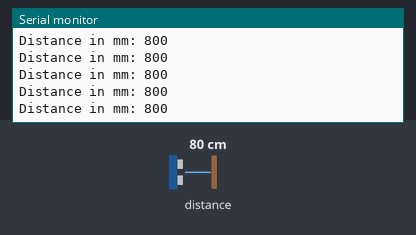
Bench run of a sketch on a simulated ESP32. Parts: the last lines printed to the serial monitor. The test bench sets the inputs (shaded band); at power-on: distance to the obstacle 80 cm.

Above: at 2.2 s.
2.3 s: distance to the obstacle set to 2 cm
At 3.3 s:
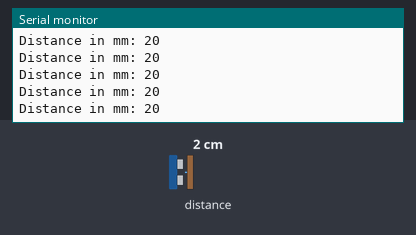
3.8 s: distance to the obstacle set to 4 cm
At 4.8 s:
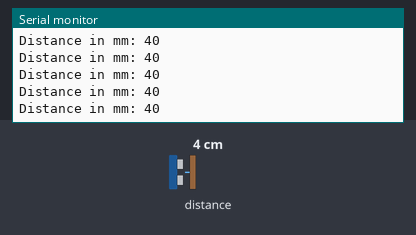
Timing chart, 0 to 6.8 s (numbered marks = the images above; inputs shaded):
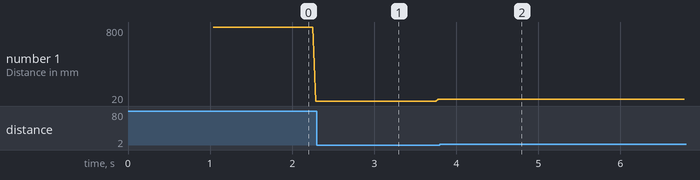

Measured:
- after the input at 2.3 s, the serial monitor: prints a new line at once (image 1)
- after the input at 3.8 s, the serial monitor: prints a new line at once (image 2)
- plotted number 1: 20 → 40 after the input at 2.3 s

The sketch:

vl53l0x_continuous.ino
```cpp
#include "Adafruit_VL53L0X.h"
#include <Wire.h>

#define SCL_PIN 32
#define SDA_PIN 33

Adafruit_VL53L0X lox = Adafruit_VL53L0X();

void setup() {
  Serial.begin(9600);

  delay(1000);
  Serial.println("Unique continuous VL53L0X teste");

  Wire.begin(SDA_PIN, SCL_PIN);

  // wait until serial port opens for native USB devices
  while (!Serial) {
    delay(1);
  }

  Serial.println("Adafruit VL53L0X test.");

  if (!lox.begin()) {
    Serial.println(F("Failed to boot VL53L0X"));
    while (1)
      ;
  }
  // power
  Serial.println(F("VL53L0X API Continuous Ranging example\n\n"));

  // start continuous ranging
  lox.startRangeContinuous();
}

void loop() {
  if (lox.isRangeComplete()) {
    Serial.print("Distance in mm: ");
    Serial.println(lox.readRange());
  }
}
```
